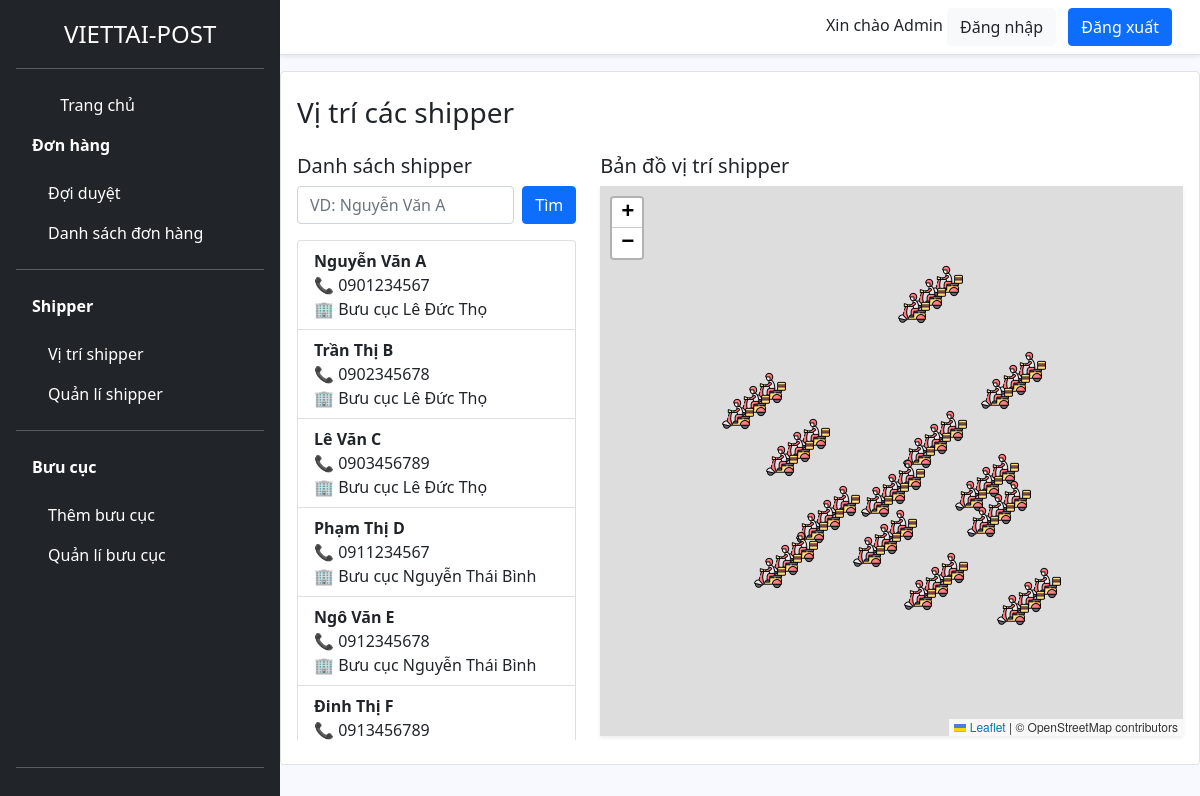
/admin/vi-tri-shipper.php, run on the app's committed database.
### tables this page shows
CREATE TABLE `shipper` (
  `id` int(11) NOT NULL,
  `ho_ten` varchar(100) NOT NULL,
  `so_dien_thoai` varchar(20) NOT NULL,
  `id_buu_cuc` int(11) NOT NULL,
  `vi_do` decimal(10,7) DEFAULT NULL,
  `kinh_do` decimal(10,7) DEFAULT NULL
);

CREATE TABLE `buu_cuc` (
  `id` int(11) NOT NULL,
  `ten_buu_cuc` varchar(255) NOT NULL,
  `dia_chi` text NOT NULL,
  `xa_huyen_tinh` text NOT NULL,
  `vi_do` decimal(10,7) NOT NULL,
  `kinh_do` decimal(10,7) NOT NULL,
  `so_dien_thoai` varchar(20) DEFAULT NULL,
  `thoi_gian_tao` timestamp NOT NULL DEFAULT current_timestamp()
);

### controller/cls-admin.php (called while the page is built, shortened)
<?php
class clsAdmin extends ConnectDB
{
    public function getTatCaShipper()
    {
        $conn = $this->connect();
        $sql = "SELECT s.*, b.ten_buu_cuc FROM shipper s
            LEFT JOIN buu_cuc b ON s.id_buu_cuc = b.id";
        return $conn->query($sql)->fetchAll(PDO::FETCH_ASSOC);
    }
}
?>

### admin/vi-tri-shipper.php (the view, shortened to what this page needs)
<?php
require_once '../controller/cls-admin.php';
$admin = new clsAdmin();
$search = $_GET['search'] ?? '';
if ($search !== '') {
    $shippers = $admin->timShipper($search);
} else {
    $shippers = $admin->getTatCaShipper();
}
?>
<!DOCTYPE html>
<html lang="vi">
<head>
    <link rel="stylesheet" href="../asset/css/bootstrap.min.css" />
    <link rel="stylesheet" href="../asset/css/style.css" />
    <link rel="stylesheet" href="https://unpkg.com/leaflet@1.9.4/dist/leaflet.css" />
</head>
<body class="d-flex">
    <?php require_once 'view/sidebar.php'; ?>
    <div class="main-content">
        <?php require_once 'view/header.php'; ?>
        <div class="container py-4 card border rounded-4 p-3">
            <h3 class="mb-4">Vị trí các shipper</h3>
            <div class="row">
                <div class="col-md-4">
                    <h5>Danh sách shipper</h5>
                    <form method="get" class="mb-3 d-flex">
                        <input type="text" class="form-control me-2" name="search" placeholder="VD: Nguyễn Văn A"
                            value="<?= htmlspecialchars($search) ?>">
                        <button type="submit" class="btn btn-primary">Tìm</button>
                    </form>
                    <div style="max-height: 500px; overflow-y: auto;">
                        <ul class="list-group">
                            <?php foreach ($shippers as $shipper): ?>
                                <li class="list-group-item">
                                    <strong><?= htmlspecialchars($shipper['ho_ten']) ?></strong><br>
                                    📞 <?= htmlspecialchars($shipper['so_dien_thoai']) ?><br>
                                     🏢 <?= htmlspecialchars($shipper['ten_buu_cuc'] ?? 'Chưa có bưu cục') ?><br>
                                </li>
                            <?php endforeach; ?>
                        </ul>
                    </div>
                </div>
                <div class="col-md-8">
                    <h5>Bản đồ vị trí shipper</h5>
                    <div id="map" style="height: 550px;" class="shadow-sm"></div>
                </div>
            </div>
        </div>
    </div>
</body>
</html>

### asset/css/style.css (style rules this page uses)
.main-content { width: calc(100% - 280px); min-height: 100vh; display: flex; flex-direction: column; }
body { background-color: ghostwhite; }

### data on the page
shipper: ho_ten "Nguyễn Văn A", so_dien_thoai "0901234567", id_buu_cuc.ten_buu_cuc "Bưu cục Lê Đức Thọ"
shipper: ho_ten "Trần Thị B", so_dien_thoai "0902345678", id_buu_cuc.ten_buu_cuc "Bưu cục Lê Đức Thọ"
shipper: ho_ten "Lê Văn C", so_dien_thoai "0903456789", id_buu_cuc.ten_buu_cuc "Bưu cục Lê Đức Thọ"
shipper: ho_ten "Phạm Thị D", so_dien_thoai "0911234567", id_buu_cuc.ten_buu_cuc "Bưu cục Nguyễn Thái Bình"
shipper: ho_ten "Ngô Văn E", so_dien_thoai "0912345678", id_buu_cuc.ten_buu_cuc "Bưu cục Nguyễn Thái Bình"
shipper: ho_ten "Đinh Thị F", so_dien_thoai "0913456789"
